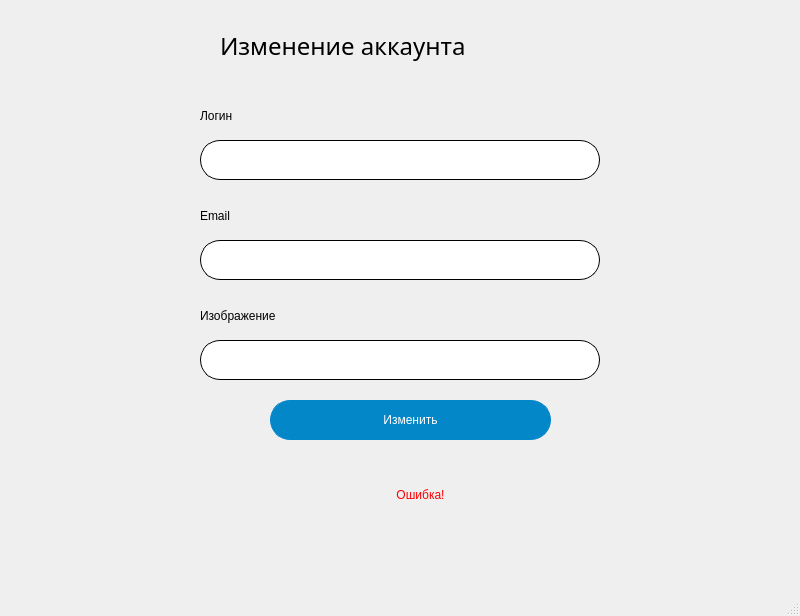
<?xml version="1.0" encoding="UTF-8"?>
<ui version="4.0">
 <class>MainWindow</class>
 <widget class="QMainWindow" name="MainWindow">
  <property name="geometry">
   <rect>
    <x>0</x>
    <y>0</y>
    <width>800</width>
    <height>616</height>
   </rect>
  </property>
  <property name="windowTitle">
   <string>Изменение данных</string>
  </property>
  <property name="styleSheet">
   <string notr="true">font: 12px &quot;Comfortaa&quot;;</string>
  </property>
  <widget class="QWidget" name="centralwidget">
   <widget class="QPushButton" name="regist_btn">
    <property name="geometry">
     <rect>
      <x>270</x>
      <y>400</y>
      <width>281</width>
      <height>40</height>
     </rect>
    </property>
    <property name="cursor">
     <cursorShape>PointingHandCursor</cursorShape>
    </property>
    <property name="styleSheet">
     <string notr="true">font: 12px &quot;Comfortaa&quot;;
background-color: rgb(3, 135, 201);
color: rgb(255, 255, 255);
border: 1px solid rgb(3, 135, 201);
border-radius: 20px;</string>
    </property>
    <property name="text">
     <string>Изменить</string>
    </property>
   </widget>
   <widget class="QLineEdit" name="login">
    <property name="geometry">
     <rect>
      <x>200</x>
      <y>140</y>
      <width>400</width>
      <height>40</height>
     </rect>
    </property>
    <property name="styleSheet">
     <string notr="true">font: 14px &quot;Comfortaa&quot;;
border: 1px solid black;
border-radius: 20px;</string>
    </property>
   </widget>
   <widget class="QLineEdit" name="image">
    <property name="geometry">
     <rect>
      <x>200</x>
      <y>340</y>
      <width>400</width>
      <height>40</height>
     </rect>
    </property>
    <property name="styleSheet">
     <string notr="true">font: 14px &quot;Comfortaa&quot;;
border: 1px solid black;
border-radius: 20px;</string>
    </property>
    <property name="readOnly">
     <bool>true</bool>
    </property>
   </widget>
   <widget class="QLabel" name="label">
    <property name="geometry">
     <rect>
      <x>220</x>
      <y>20</y>
      <width>351</width>
      <height>51</height>
     </rect>
    </property>
    <property name="font">
     <font>
      <family>Comfortaa</family>
      <pointsize>18</pointsize>
      <weight>50</weight>
      <italic>false</italic>
      <bold>false</bold>
     </font>
    </property>
    <property name="styleSheet">
     <string notr="true">font: 18pt &quot;Comfortaa&quot;;</string>
    </property>
    <property name="text">
     <string>Изменение аккаунта</string>
    </property>
   </widget>
   <widget class="QLabel" name="label_2">
    <property name="geometry">
     <rect>
      <x>200</x>
      <y>100</y>
      <width>181</width>
      <height>31</height>
     </rect>
    </property>
    <property name="styleSheet">
     <string notr="true">font: 14px &quot;Comfortaa&quot;;
</string>
    </property>
    <property name="text">
     <string>Логин</string>
    </property>
   </widget>
   <widget class="QLabel" name="label_3">
    <property name="geometry">
     <rect>
      <x>200</x>
      <y>300</y>
      <width>161</width>
      <height>31</height>
     </rect>
    </property>
    <property name="styleSheet">
     <string notr="true">font: 14px &quot;Comfortaa&quot;;
</string>
    </property>
    <property name="text">
     <string>Изображение</string>
    </property>
   </widget>
   <widget class="QLineEdit" name="email">
    <property name="geometry">
     <rect>
      <x>200</x>
      <y>240</y>
      <width>400</width>
      <height>40</height>
     </rect>
    </property>
    <property name="styleSheet">
     <string notr="true">font: 14px &quot;Comfortaa&quot;;
border: 1px solid black;
border-radius: 20px;</string>
    </property>
   </widget>
   <widget class="QLabel" name="label_4">
    <property name="geometry">
     <rect>
      <x>200</x>
      <y>200</y>
      <width>171</width>
      <height>31</height>
     </rect>
    </property>
    <property name="styleSheet">
     <string notr="true">font: 14px &quot;Comfortaa&quot;;
</string>
    </property>
    <property name="text">
     <string>Email</string>
    </property>
   </widget>
   <widget class="QLabel" name="error">
    <property name="geometry">
     <rect>
      <x>120</x>
      <y>480</y>
      <width>601</width>
      <height>31</height>
     </rect>
    </property>
    <property name="styleSheet">
     <string notr="true">color: rgb(255, 0, 0);</string>
    </property>
    <property name="text">
     <string>&lt;html&gt;&lt;head/&gt;&lt;body&gt;&lt;p align=&quot;center&quot;&gt;Ошибка!&lt;/p&gt;&lt;/body&gt;&lt;/html&gt;</string>
    </property>
   </widget>
   <widget class="QPushButton" name="image_btn">
    <property name="geometry">
     <rect>
      <x>370</x>
      <y>300</y>
      <width>31</width>
      <height>31</height>
     </rect>
    </property>
    <property name="cursor">
     <cursorShape>PointingHandCursor</cursorShape>
    </property>
    <property name="styleSheet">
     <string notr="true">border: 0px;</string>
    </property>
    <property name="text">
     <string/>
    </property>
   </widget>
   <widget class="QPushButton" name="home_btn">
    <property name="geometry">
     <rect>
      <x>200</x>
      <y>400</y>
      <width>40</width>
      <height>40</height>
     </rect>
    </property>
    <property name="cursor">
     <cursorShape>PointingHandCursor</cursorShape>
    </property>
    <property name="styleSheet">
     <string notr="true">border: 0px;</string>
    </property>
    <property name="text">
     <string/>
    </property>
   </widget>
  </widget>
  <widget class="QMenuBar" name="menubar">
   <property name="geometry">
    <rect>
     <x>0</x>
     <y>0</y>
     <width>800</width>
     <height>25</height>
    </rect>
   </property>
  </widget>
  <widget class="QStatusBar" name="statusbar"/>
 </widget>
 <resources/>
 <connections/>
</ui>
